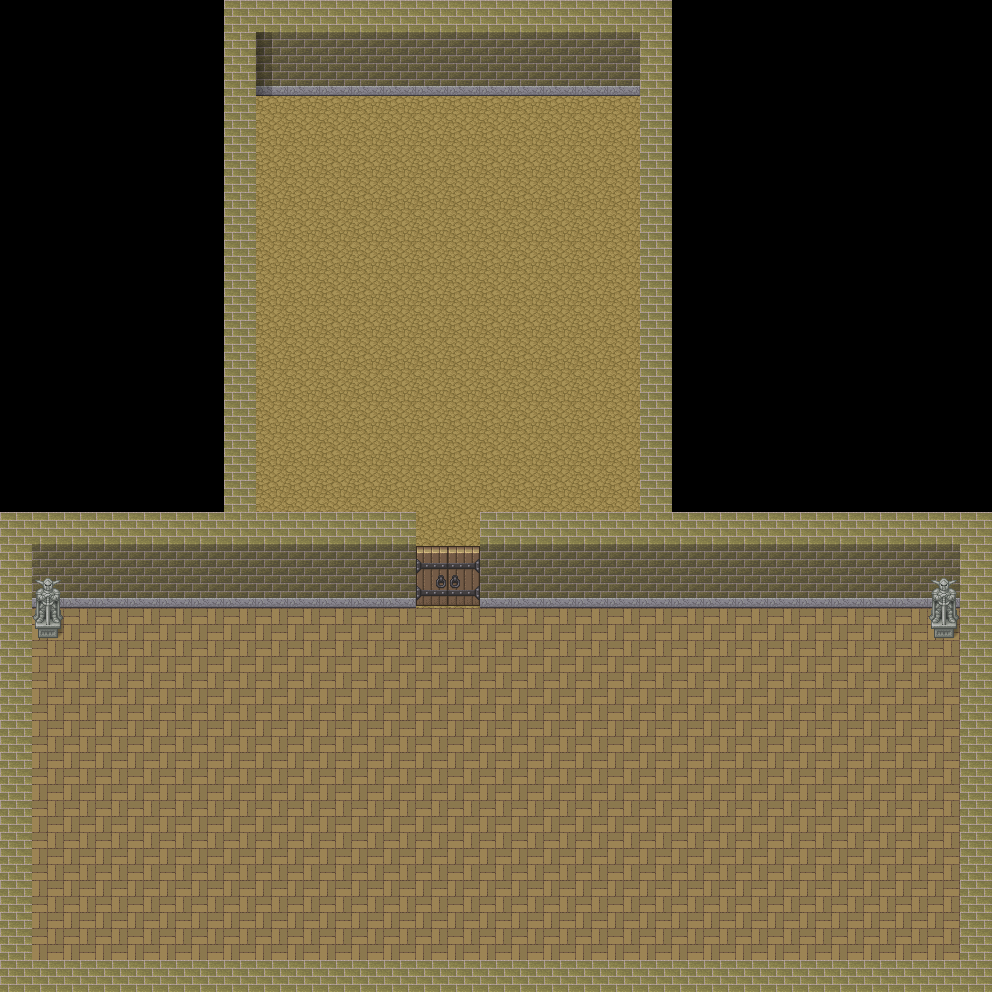

The image is a tile-based game level rendered from a .tmx file. Its description and source (layers, tilesets, objects; grid data summarised) follow:
An orthogonal 31x31 tile map with 32x32 px tiles, 5 tile layers (ground, wall, movableDoor, objects, ...), 2 tilesets.

<map version="1.4" tiledversion="1.4.2" orientation="orthogonal" renderorder="right-down" width="31" height="31" tilewidth="32" tileheight="32" infinite="0" nextlayerid="7" nextobjectid="5">
 <tileset firstgid="1" source="[Base]BaseChip_pipo.tsx" />
 <tileset firstgid="1025" source="[A]Dirt2_pipo.tsx" />
 <layer id="2" name="ground" width="31" height="31">
  <data>[961 cells, 558 non-empty, 2 distinct tile ids]</data>
 </layer>
 <layer id="1" name="wall" width="31" height="31">
  <data>[961 cells, 179 non-empty, 5 distinct tile ids]</data>
 </layer>
 <layer id="5" name="movableDoor" width="31" height="31">
  <data>[961 cells, 4 non-empty, 4 distinct tile ids]</data>
 </layer>
 <layer id="3" name="objects" width="31" height="31">
  <data>[961 cells, 4 non-empty, 2 distinct tile ids]</data>
 </layer>
 <layer id="4" name="objectsOverPlayer" width="31" height="31">
  <data>[961 cells, 29 non-empty, 1 distinct tile ids]</data>
 </layer>
</map>
